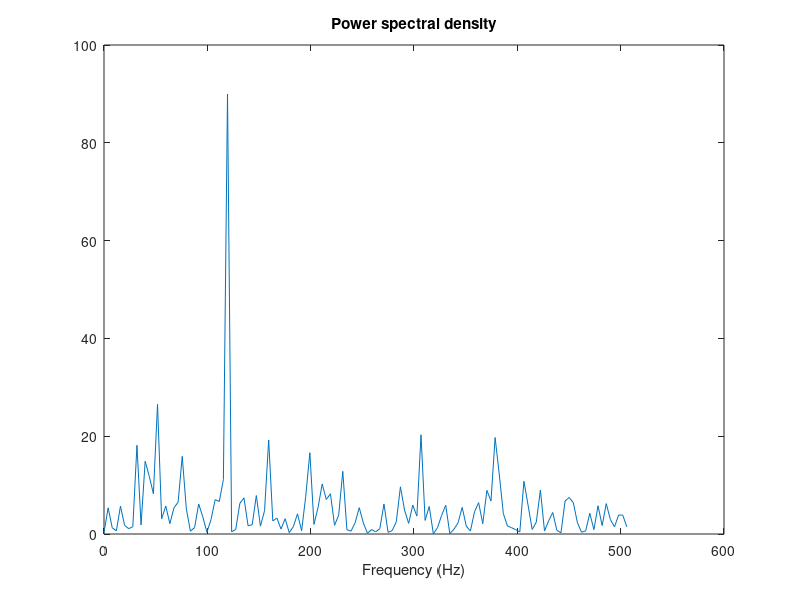

Here is the MATLAB script that generated this plot:
clc
clear
t = 0:.001:.25;
x = sin(2*pi*50*t) + sin(2*pi*120*t);
y = x + 2*randn(size(t));
plot(y(1:50))
title('Noisy time domain signal')
Y = fft(y,251);
Pyy = Y.*conj(Y)/251;
f = 1000/251*(0:127);
plot(f,Pyy(1:128))
title('Power spectral density')
xlabel('Frequency (Hz)')